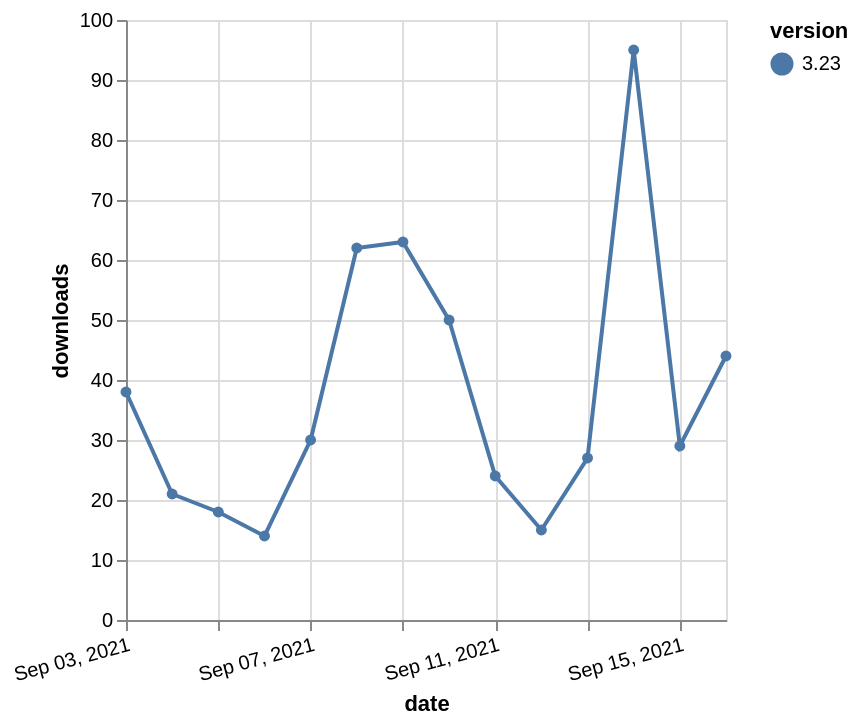

The Vega-Lite source for this figure:
### Vega-Lite specification from a JSON file in a GitHub repository (floating-point values rounded to 4 significant figures)
{"$schema": "https://vega.github.io/schema/vega-lite/v5.json", "description": "A simple bar chart with embedded data.", "data": {"values": [{"date": "2021-09-03", "total": 53908, "delta": 38, "version": "3.23"}, {"date": "2021-09-04", "total": 53929, "delta": 21, "version": "3.23"}, {"date": "2021-09-05", "total": 53947, "delta": 18, "version": "3.23"}, {"date": "2021-09-06", "total": 53961, "delta": 14, "version": "3.23"}, {"date": "2021-09-07", "total": 53991, "delta": 30, "version": "3.23"}, {"date": "2021-09-08", "total": 54053, "delta": 62, "version": "3.23"}, {"date": "2021-09-09", "total": 54116, "delta": 63, "version": "3.23"}, {"date": "2021-09-10", "total": 54166, "delta": 50, "version": "3.23"}, {"date": "2021-09-11", "total": 54190, "delta": 24, "version": "3.23"}, {"date": "2021-09-12", "total": 54205, "delta": 15, "version": "3.23"}, {"date": "2021-09-13", "total": 54232, "delta": 27, "version": "3.23"}, {"date": "2021-09-14", "total": 54327, "delta": 95, "version": "3.23"}, {"date": "2021-09-15", "total": 54356, "delta": 29, "version": "3.23"}, {"date": "2021-09-16", "total": 54400, "delta": 44, "version": "3.23"}]}, "width": "container", "mark": {"type": "line", "point": {"filled": true}}, "encoding": {"x": {"field": "date", "type": "temporal", "timeUnit": "yearmonthdate", "title": "date", "axis": {"labelAngle": -15}}, "y": {"field": "delta", "type": "quantitative", "title": "downloads"}, "color": {"field": "version", "type": "nominal"}, "tooltip": {"field": "delta"}}}
